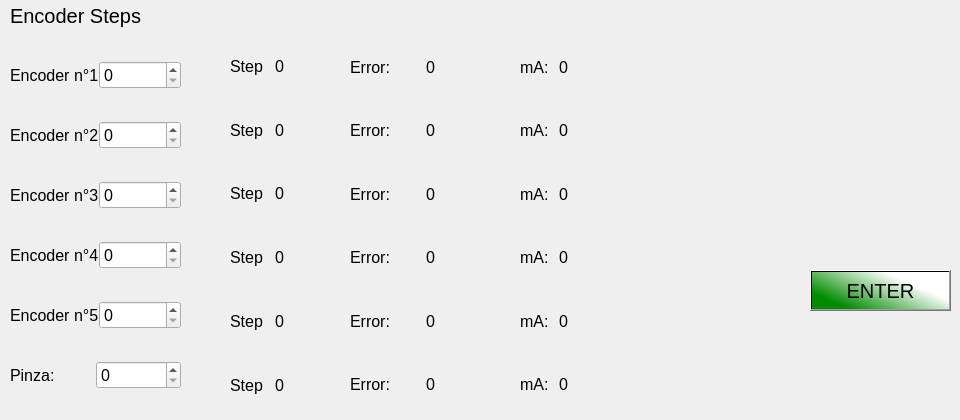
    <widget class="QWidget" name="Direct">
     <attribute name="title">
      <string>Direct  EncoderSteps</string>
     </attribute>
     <widget class="QPushButton" name="Pulsante_invio_pagina_Basics">
      <property name="geometry">
       <rect>
        <x>810</x>
        <y>270</y>
        <width>141</width>
        <height>41</height>
       </rect>
      </property>
      <property name="font">
       <font>
        <pointsize>15</pointsize>
       </font>
      </property>
      <property name="styleSheet">
       <string notr="true">background-color: qlineargradient(spread:pad, x1:0.0246305, y1:0.602273, x2:1, y2:0, stop:0 rgba(0, 139, 0, 255), stop:0.655172 rgba(255, 255, 255, 255));</string>
      </property>
      <property name="text">
       <string>ENTER</string>
      </property>
     </widget>
     <widget class="QLabel" name="Passi_encoder_scritta">
      <property name="geometry">
       <rect>
        <x>10</x>
        <y>0</y>
        <width>171</width>
        <height>31</height>
       </rect>
      </property>
      <property name="font">
       <font>
        <pointsize>15</pointsize>
       </font>
      </property>
      <property name="text">
       <string>Encoder Steps </string>
      </property>
     </widget>
     <widget class="QWidget" name="layoutWidget">
      <property name="geometry">
       <rect>
        <x>10</x>
        <y>40</y>
        <width>171</width>
        <height>371</height>
       </rect>
      </property>
      <layout class="QVBoxLayout" name="VEn_Dir">
       <property name="spacing">
        <number>11</number>
       </property>
       <item>
        <layout class="QHBoxLayout" name="Motore1">
         <property name="spacing">
          <number>0</number>
         </property>
         <property name="sizeConstraint">
          <enum>QLayout::SetDefaultConstraint</enum>
         </property>
         <item>
          <widget class="QLabel" name="Encoder1_direct">
           <property name="font">
            <font>
             <pointsize>12</pointsize>
            </font>
           </property>
           <property name="text">
            <string>Encoder n°1</string>
           </property>
           <property name="scaledContents">
            <bool>false</bool>
           </property>
          </widget>
         </item>
         <item>
          <widget class="QSpinBox" name="riferimento1_direct">
           <property name="font">
            <font>
             <pointsize>12</pointsize>
            </font>
           </property>
          </widget>
         </item>
        </layout>
       </item>
       <item>
        <layout class="QHBoxLayout" name="Motore2" stretch="0,0">
         <property name="spacing">
          <number>0</number>
         </property>
         <item>
          <widget class="QLabel" name="Encoder_direct">
           <property name="font">
            <font>
             <pointsize>12</pointsize>
            </font>
           </property>
           <property name="text">
            <string>Encoder n°2</string>
           </property>
          </widget>
         </item>
         <item>
          <widget class="QSpinBox" name="riferimento1_2_direct">
           <property name="font">
            <font>
             <pointsize>12</pointsize>
            </font>
           </property>
          </widget>
         </item>
        </layout>
       </item>
       <item>
        <layout class="QHBoxLayout" name="Motore3" stretch="0,0">
         <property name="spacing">
          <number>0</number>
         </property>
         <item>
          <widget class="QLabel" name="Encoder3_direct">
           <property name="font">
            <font>
             <pointsize>12</pointsize>
            </font>
           </property>
           <property name="text">
            <string>Encoder n°3</string>
           </property>
          </widget>
         </item>
         <item>
          <widget class="QSpinBox" name="riferimento1_3_direct">
           <property name="font">
            <font>
             <pointsize>12</pointsize>
            </font>
           </property>
          </widget>
         </item>
        </layout>
       </item>
       <item>
        <layout class="QHBoxLayout" name="Motore4" stretch="0,0">
         <property name="spacing">
          <number>0</number>
         </property>
         <item>
          <widget class="QLabel" name="Ecoder4_direct">
           <property name="font">
            <font>
             <pointsize>12</pointsize>
            </font>
           </property>
           <property name="text">
            <string>Encoder n°4</string>
           </property>
          </widget>
         </item>
         <item>
          <widget class="QSpinBox" name="riferimento1_4_direct">
           <property name="font">
            <font>
             <pointsize>12</pointsize>
            </font>
           </property>
          </widget>
         </item>
        </layout>
       </item>
       <item>
        <layout class="QHBoxLayout" name="Motore5" stretch="0,0">
         <property name="spacing">
          <number>0</number>
         </property>
         <item>
          <widget class="QLabel" name="Encoder5_direct">
           <property name="font">
            <font>
             <pointsize>12</pointsize>
            </font>
           </property>
           <property name="text">
            <string>Encoder n°5</string>
           </property>
          </widget>
         </item>
         <item>
          <widget class="QSpinBox" name="riferimento1_5_direct">
           <property name="font">
            <font>
             <pointsize>12</pointsize>
            </font>
           </property>
          </widget>
         </item>
        </layout>
       </item>
       <item>
        <layout class="QHBoxLayout" name="Motore6" stretch="0,0">
         <property name="spacing">
          <number>0</number>
         </property>
         <item>
          <widget class="QLabel" name="Encoder6_direct">
           <property name="font">
            <font>
             <pointsize>12</pointsize>
            </font>
           </property>
           <property name="text">
            <string>Pinza: </string>
           </property>
          </widget>
         </item>
         <item>
          <widget class="QSpinBox" name="riferimento1_6_direct">
           <property name="font">
            <font>
             <pointsize>12</pointsize>
            </font>
           </property>
          </widget>
         </item>
        </layout>
       </item>
      </layout>
     </widget>
     <widget class="QWidget" name="layoutWidget">
      <property name="geometry">
       <rect>
        <x>350</x>
        <y>40</y>
        <width>141</width>
        <height>371</height>
       </rect>
      </property>
      <property name="font">
       <font>
        <pointsize>15</pointsize>
       </font>
      </property>
      <layout class="QVBoxLayout" name="VEncDir">
       <property name="spacing">
        <number>10</number>
       </property>
       <item>
        <layout class="QHBoxLayout" name="horizontalLayout_9">
         <item>
          <widget class="QLabel" name="encrease1">
           <property name="font">
            <font>
             <pointsize>12</pointsize>
            </font>
           </property>
           <property name="text">
            <string>Error:</string>
           </property>
          </widget>
         </item>
         <item>
          <widget class="QLabel" name="encrease_value1">
           <property name="font">
            <font>
             <pointsize>12</pointsize>
            </font>
           </property>
           <property name="text">
            <string>0</string>
           </property>
          </widget>
         </item>
        </layout>
       </item>
       <item>
        <layout class="QHBoxLayout" name="horizontalLayout_14">
         <item>
          <widget class="QLabel" name="encrease2">
           <property name="font">
            <font>
             <pointsize>12</pointsize>
            </font>
           </property>
           <property name="text">
            <string>Error:</string>
           </property>
          </widget>
         </item>
         <item>
          <widget class="QLabel" name="encrease_value2">
           <property name="font">
            <font>
             <pointsize>12</pointsize>
            </font>
           </property>
           <property name="text">
            <string>0</string>
           </property>
          </widget>
         </item>
        </layout>
       </item>
       <item>
        <layout class="QHBoxLayout" name="horizontalLayout_15">
         <item>
          <widget class="QLabel" name="encrease3">
           <property name="font">
            <font>
             <pointsize>12</pointsize>
            </font>
           </property>
           <property name="text">
            <string>Error:</string>
           </property>
           <property name="indent">
            <number>-1</number>
           </property>
          </widget>
         </item>
         <item>
          <widget class="QLabel" name="encrease_value3">
           <property name="font">
            <font>
             <pointsize>12</pointsize>
            </font>
           </property>
           <property name="text">
            <string>0</string>
           </property>
          </widget>
         </item>
        </layout>
       </item>
       <item>
        <layout class="QHBoxLayout" name="horizontalLayout_16">
         <item>
          <widget class="QLabel" name="encrease4">
           <property name="font">
            <font>
             <pointsize>12</pointsize>
            </font>
           </property>
           <property name="text">
            <string>Error:</string>
           </property>
           <property name="scaledContents">
            <bool>false</bool>
           </property>
           <property name="margin">
            <number>0</number>
           </property>
          </widget>
         </item>
         <item>
          <widget class="QLabel" name="encrease_value4">
           <property name="font">
            <font>
             <pointsize>12</pointsize>
            </font>
           </property>
           <property name="text">
            <string>0</string>
           </property>
          </widget>
         </item>
        </layout>
       </item>
       <item>
        <layout class="QHBoxLayout" name="horizontalLayout_17">
         <item>
          <widget class="QLabel" name="encrease5">
           <property name="font">
            <font>
             <pointsize>12</pointsize>
            </font>
           </property>
           <property name="text">
            <string>Error: </string>
           </property>
          </widget>
         </item>
         <item>
          <widget class="QLabel" name="encrease_value5">
           <property name="font">
            <font>
             <pointsize>12</pointsize>
            </font>
           </property>
           <property name="text">
            <string>0</string>
           </property>
          </widget>
         </item>
        </layout>
       </item>
       <item>
        <layout class="QHBoxLayout" name="horizontalLayout_18">
         <item>
          <widget class="QLabel" name="encrease6">
           <property name="font">
            <font>
             <pointsize>12</pointsize>
            </font>
           </property>
           <property name="text">
            <string>Error:</string>
           </property>
          </widget>
         </item>
         <item>
          <widget class="QLabel" name="encrease_value6">
           <property name="font">
            <font>
             <pointsize>12</pointsize>
            </font>
           </property>
           <property name="text">
            <string>0</string>
           </property>
          </widget>
         </item>
        </layout>
       </item>
      </layout>
     </widget>
     <widget class="QWidget" name="layoutWidget">
      <property name="geometry">
       <rect>
        <x>230</x>
        <y>40</y>
        <width>111</width>
        <height>371</height>
       </rect>
      </property>
      <property name="font">
       <font>
        <pointsize>15</pointsize>
       </font>
      </property>
      <layout class="QVBoxLayout" name="VStepDir">
       <property name="spacing">
        <number>12</number>
       </property>
       <item>
        <layout class="QHBoxLayout" name="horizontalLayout_25">
         <item>
          <widget class="QLabel" name="Step1_direct">
           <property name="sizePolicy">
            <sizepolicy hsizetype="Fixed" vsizetype="Preferred">
             <horstretch>0</horstretch>
             <verstretch>0</verstretch>
            </sizepolicy>
           </property>
           <property name="font">
            <font>
             <pointsize>12</pointsize>
            </font>
           </property>
           <property name="text">
            <string>Step</string>
           </property>
          </widget>
         </item>
         <item>
          <widget class="QLabel" name="passi1_direct">
           <property name="font">
            <font>
             <pointsize>12</pointsize>
            </font>
           </property>
           <property name="text">
            <string>0</string>
           </property>
          </widget>
         </item>
        </layout>
       </item>
       <item>
        <layout class="QHBoxLayout" name="horizontalLayout_26">
         <item>
          <widget class="QLabel" name="Step2_direct">
           <property name="sizePolicy">
            <sizepolicy hsizetype="Fixed" vsizetype="Preferred">
             <horstretch>0</horstretch>
             <verstretch>0</verstretch>
            </sizepolicy>
           </property>
           <property name="font">
            <font>
             <pointsize>12</pointsize>
            </font>
           </property>
           <property name="text">
            <string>Step</string>
           </property>
          </widget>
         </item>
         <item>
          <widget class="QLabel" name="passi1_2_direct">
           <property name="font">
            <font>
             <pointsize>12</pointsize>
            </font>
           </property>
           <property name="text">
            <string>0</string>
           </property>
          </widget>
         </item>
        </layout>
       </item>
       <item>
        <layout class="QHBoxLayout" name="horizontalLayout_27">
         <item>
          <widget class="QLabel" name="Step3_direct">
           <property name="sizePolicy">
            <sizepolicy hsizetype="Fixed" vsizetype="Preferred">
             <horstretch>0</horstretch>
             <verstretch>0</verstretch>
            </sizepolicy>
           </property>
           <property name="font">
            <font>
             <pointsize>12</pointsize>
            </font>
           </property>
           <property name="text">
            <string>Step</string>
           </property>
          </widget>
         </item>
         <item>
          <widget class="QLabel" name="passi1_3_direct">
           <property name="font">
            <font>
             <pointsize>12</pointsize>
            </font>
           </property>
           <property name="text">
            <string>0</string>
           </property>
          </widget>
         </item>
        </layout>
       </item>
       <item>
        <layout class="QHBoxLayout" name="horizontalLayout_28">
         <item>
          <widget class="QLabel" name="Step4_direct">
           <property name="sizePolicy">
            <sizepolicy hsizetype="Fixed" vsizetype="Preferred">
             <horstretch>0</horstretch>
             <verstretch>0</verstretch>
            </sizepolicy>
           </property>
           <property name="font">
            <font>
             <pointsize>12</pointsize>
            </font>
           </property>
           <property name="text">
            <string>Step</string>
           </property>
          </widget>
         </item>
         <item>
          <widget class="QLabel" name="passi1_4_direct">
           <property name="font">
            <font>
             <pointsize>12</pointsize>
            </font>
           </property>
           <property name="text">
            <string>0</string>
           </property>
          </widget>
         </item>
        </layout>
       </item>
       <item>
        <layout class="QHBoxLayout" name="horizontalLayout_29">
         <item>
          <widget class="QLabel" name="Step5_direct">
           <property name="sizePolicy">
            <sizepolicy hsizetype="Fixed" vsizetype="Preferred">
             <horstretch>0</horstretch>
             <verstretch>0</verstretch>
            </sizepolicy>
           </property>
           <property name="font">
            <font>
             <pointsize>12</pointsize>
            </font>
           </property>
           <property name="text">
            <string>Step</string>
           </property>
          </widget>
         </item>
         <item>
          <widget class="QLabel" name="passi1_5_direct">
           <property name="font">
            <font>
             <pointsize>12</pointsize>
            </font>
           </property>
           <property name="text">
            <string>0</string>
           </property>
          </widget>
         </item>
        </layout>
       </item>
       <item>
        <layout class="QHBoxLayout" name="horizontalLayout_30">
         <item>
          <widget class="QLabel" name="Step6_direct">
           <property name="sizePolicy">
            <sizepolicy hsizetype="Fixed" vsizetype="Preferred">
             <horstretch>0</horstretch>
             <verstretch>0</verstretch>
            </sizepolicy>
           </property>
           <property name="font">
            <font>
             <pointsize>12</pointsize>
            </font>
           </property>
           <property name="text">
            <string>Step</string>
           </property>
          </widget>
         </item>
         <item>
          <widget class="QLabel" name="passi1_6_direct">
           <property name="font">
            <font>
             <pointsize>12</pointsize>
            </font>
           </property>
           <property name="text">
            <string>0</string>
           </property>
          </widget>
         </item>
        </layout>
       </item>
      </layout>
     </widget>
     <widget class="QWidget" name="layoutWidget_5">
      <property name="geometry">
       <rect>
        <x>520</x>
        <y>40</y>
        <width>121</width>
        <height>371</height>
       </rect>
      </property>
      <property name="font">
       <font>
        <pointsize>15</pointsize>
       </font>
      </property>
      <layout class="QVBoxLayout" name="VmADir_2">
       <property name="spacing">
        <number>10</number>
       </property>
       <item>
        <layout class="QHBoxLayout" name="horizontalLayout_37">
         <item>
          <widget class="QLabel" name="ma1">
           <property name="enabled">
            <bool>true</bool>
           </property>
           <property name="sizePolicy">
            <sizepolicy hsizetype="Fixed" vsizetype="Preferred">
             <horstretch>0</horstretch>
             <verstretch>0</verstretch>
            </sizepolicy>
           </property>
           <property name="font">
            <font>
             <pointsize>12</pointsize>
            </font>
           </property>
           <property name="text">
            <string>mA:</string>
           </property>
          </widget>
         </item>
         <item>
          <widget class="QLabel" name="ma1_value">
           <property name="font">
            <font>
             <pointsize>12</pointsize>
            </font>
           </property>
           <property name="text">
            <string>0</string>
           </property>
          </widget>
         </item>
        </layout>
       </item>
       <item>
        <layout class="QHBoxLayout" name="horizontalLayout_38">
         <item>
          <widget class="QLabel" name="ma2">
           <property name="enabled">
            <bool>true</bool>
           </property>
           <property name="sizePolicy">
            <sizepolicy hsizetype="Fixed" vsizetype="Preferred">
             <horstretch>0</horstretch>
             <verstretch>0</verstretch>
            </sizepolicy>
           </property>
           <property name="font">
            <font>
             <pointsize>12</pointsize>
            </font>
           </property>
           <property name="text">
            <string>mA:</string>
           </property>
          </widget>
         </item>
         <item>
          <widget class="QLabel" name="ma2_value">
           <property name="font">
            <font>
             <pointsize>12</pointsize>
            </font>
           </property>
           <property name="text">
            <string>0</string>
           </property>
          </widget>
         </item>
        </layout>
       </item>
       <item>
        <layout class="QHBoxLayout" name="horizontalLayout_39">
         <item>
          <widget class="QLabel" name="ma3">
           <property name="sizePolicy">
            <sizepolicy hsizetype="Fixed" vsizetype="Preferred">
             <horstretch>0</horstretch>
             <verstretch>0</verstretch>
            </sizepolicy>
           </property>
           <property name="font">
            <font>
             <pointsize>12</pointsize>
            </font>
           </property>
           <property name="text">
            <string>mA:</string>
           </property>
          </widget>
         </item>
         <item>
          <widget class="QLabel" name="ma3_value">
           <property name="font">
            <font>
             <pointsize>12</pointsize>
            </font>
           </property>
           <property name="text">
            <string>0</string>
           </property>
          </widget>
         </item>
        </layout>
       </item>
       <item>
        <layout class="QHBoxLayout" name="horizontalLayout_40">
         <item>
          <widget class="QLabel" name="ma4">
           <property name="sizePolicy">
            <sizepolicy hsizetype="Fixed" vsizetype="Preferred">
             <horstretch>0</horstretch>
             <verstretch>0</verstretch>
            </sizepolicy>
           </property>
           <property name="font">
            <font>
             <pointsize>12</pointsize>
            </font>
           </property>
           <property name="text">
            <string>mA:</string>
           </property>
          </widget>
         </item>
         <item>
          <widget class="QLabel" name="ma4_value">
           <property name="font">
            <font>
             <pointsize>12</pointsize>
            </font>
           </property>
           <property name="text">
            <string>0</string>
           </property>
          </widget>
         </item>
        </layout>
       </item>
       <item>
        <layout class="QHBoxLayout" name="horizontalLayout_41">
         <item>
          <widget class="QLabel" name="ma5">
           <property name="sizePolicy">
            <sizepolicy hsizetype="Fixed" vsizetype="Preferred">
             <horstretch>0</horstretch>
             <verstretch>0</verstretch>
            </sizepolicy>
           </property>
           <property name="font">
            <font>
             <pointsize>12</pointsize>
            </font>
           </property>
           <property name="text">
            <string>mA:</string>
           </property>
          </widget>
         </item>
         <item>
          <widget class="QLabel" name="ma5_value">
           <property name="font">
            <font>
             <pointsize>12</pointsize>
            </font>
           </property>
           <property name="text">
            <string>0</string>
           </property>
          </widget>
         </item>
        </layout>
       </item>
       <item>
        <layout class="QHBoxLayout" name="horizontalLayout_42">
         <item>
          <widget class="QLabel" name="ma6">
           <property name="sizePolicy">
            <sizepolicy hsizetype="Fixed" vsizetype="Preferred">
             <horstretch>0</horstretch>
             <verstretch>0</verstretch>
            </sizepolicy>
           </property>
           <property name="font">
            <font>
             <pointsize>12</pointsize>
            </font>
           </property>
           <property name="text">
            <string>mA:</string>
           </property>
          </widget>
         </item>
         <item>
          <widget class="QLabel" name="ma6_value">
           <property name="font">
            <font>
             <pointsize>12</pointsize>
            </font>
           </property>
           <property name="text">
            <string>0</string>
           </property>
          </widget>
         </item>
        </layout>
       </item>
      </layout>
     </widget>
    </widget>
